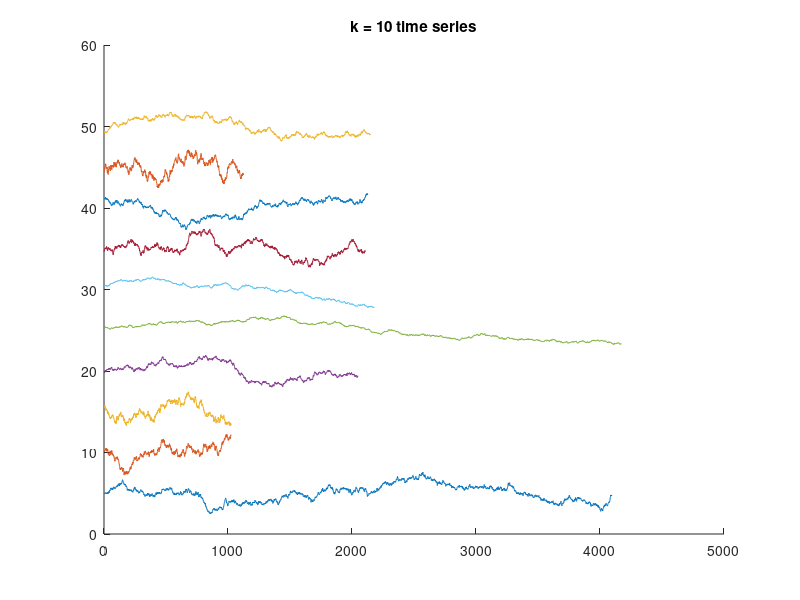

This chart was generated by the following MATLAB code: (Note: this script raises an error after producing the figure.)
% consensus motif example for a sequence of 10 time series
% Commented out sections were used to generate the file random_walk.txts

% Generate a number of short time series.
rng(0, 'twister');
k = 10;
baselen = 2^12;
L = [2^12; 2^10; 2^10; 2^11 + 1; 2^12 + 76; 2^11 + 130; 2^11 + 60; 2^11 + 80; 2^10 + 100; 2^11 + 100];
subsequence_len = 301;

T = zeros(sum(L) + k - 1,1);
T(1:L(1)) = cumsum(randn(L(1), 1));
j = L(1) + 1;
for i = 2 : k
    T(j) = NaN;
    T(j + 1 : j + L(i)) = cumsum(randn(L(i), 1));
    j = j + 1 + L(i);
end

figure();
ax = axes();
j = 1;
hold on;
for i = 1 : 10
    plot(zscore(T(j : j + L(i) - 1),1) + 5*i);
    j = j + 1 + L(i);
end
hold off;
title(sprintf('k = %d time series',k));
ax.YTick = [];
drawnow;
[sol,obj] = consensus_search.from_nan_cat(T,subsequence_len,true);
% title(sprintf('corresponding consensus motif for subsequence length: %d radius %g',subsequence_len,sol.radius));
% drawnow;

% Example of the same thing using the constructor interface directly
% True forces it to generate a basic plot

% obj_s = consensus_search(obj.ts, subsequence_len);
% sol_s = obj_s.solve_opt(true);

% Example of  "k of P"
% Here these are just spurious correlations, if we look for the best match
% in 7 out of 10, the distribution is considerably tighter.

% sol_k = obj.solve_optimal_subset(7, true);


% You can also use 
% title_string = 'demo';
% obj_s.plot_dist(sol, title_string);

% optional to test against brute force version
% On this particular problem execution time doesn't differ that much.
% This may be updated to bundle a C++ implementation of mpx_AB to make the
% difference more apparent.


% [sol_0] = obj.solve_naive(true);
